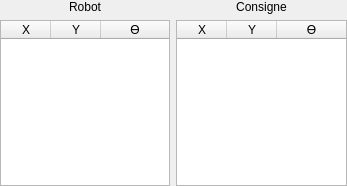
<?xml version="1.0" encoding="UTF-8"?>
<ui version="4.0">
 <class>RawDataView</class>
 <widget class="QWidget" name="RawDataView">
  <property name="geometry">
   <rect>
    <x>0</x>
    <y>0</y>
    <width>347</width>
    <height>186</height>
   </rect>
  </property>
  <property name="windowTitle">
   <string>Form</string>
  </property>
  <layout class="QGridLayout" name="gridLayout">
   <property name="margin">
    <number>0</number>
   </property>
   <item row="0" column="0">
    <widget class="QLabel" name="label">
     <property name="text">
      <string>Robot</string>
     </property>
     <property name="alignment">
      <set>Qt::AlignCenter</set>
     </property>
    </widget>
   </item>
   <item row="0" column="1">
    <widget class="QLabel" name="label_2">
     <property name="text">
      <string>Consigne</string>
     </property>
     <property name="alignment">
      <set>Qt::AlignCenter</set>
     </property>
    </widget>
   </item>
   <item row="1" column="0">
    <widget class="QTableWidget" name="tableRobot">
     <attribute name="horizontalHeaderDefaultSectionSize">
      <number>50</number>
     </attribute>
     <attribute name="horizontalHeaderStretchLastSection">
      <bool>true</bool>
     </attribute>
     <attribute name="verticalHeaderVisible">
      <bool>true</bool>
     </attribute>
     <attribute name="verticalHeaderDefaultSectionSize">
      <number>17</number>
     </attribute>
     <column>
      <property name="text">
       <string>X</string>
      </property>
     </column>
     <column>
      <property name="text">
       <string>Y</string>
      </property>
     </column>
     <column>
      <property name="text">
       <string>Ɵ</string>
      </property>
     </column>
    </widget>
   </item>
   <item row="1" column="1">
    <widget class="QTableWidget" name="tableConsigne">
     <attribute name="horizontalHeaderDefaultSectionSize">
      <number>50</number>
     </attribute>
     <attribute name="horizontalHeaderStretchLastSection">
      <bool>true</bool>
     </attribute>
     <attribute name="verticalHeaderVisible">
      <bool>true</bool>
     </attribute>
     <attribute name="verticalHeaderDefaultSectionSize">
      <number>17</number>
     </attribute>
     <column>
      <property name="text">
       <string>X</string>
      </property>
     </column>
     <column>
      <property name="text">
       <string>Y</string>
      </property>
     </column>
     <column>
      <property name="text">
       <string>Ɵ</string>
      </property>
     </column>
    </widget>
   </item>
  </layout>
 </widget>
 <resources/>
 <connections/>
</ui>
